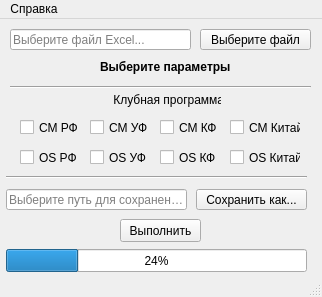
<?xml version="1.0" encoding="UTF-8"?>
<ui version="4.0">
 <class>MainWindow</class>
 <widget class="QMainWindow" name="MainWindow">
  <property name="geometry">
   <rect>
    <x>0</x>
    <y>0</y>
    <width>322</width>
    <height>297</height>
   </rect>
  </property>
  <property name="minimumSize">
   <size>
    <width>322</width>
    <height>170</height>
   </size>
  </property>
  <property name="maximumSize">
   <size>
    <width>322</width>
    <height>297</height>
   </size>
  </property>
  <property name="windowTitle">
   <string>Sportmaster CSV Generator</string>
  </property>
  <widget class="QWidget" name="centralwidget">
   <widget class="QLineEdit" name="inputPath">
    <property name="geometry">
     <rect>
      <x>10</x>
      <y>10</y>
      <width>181</width>
      <height>21</height>
     </rect>
    </property>
    <property name="placeholderText">
     <string>Выберите файл Excel...</string>
    </property>
   </widget>
   <widget class="QPushButton" name="selectIn">
    <property name="geometry">
     <rect>
      <x>200</x>
      <y>10</y>
      <width>111</width>
      <height>21</height>
     </rect>
    </property>
    <property name="cursor">
     <cursorShape>PointingHandCursor</cursorShape>
    </property>
    <property name="text">
     <string>Выберите файл</string>
    </property>
   </widget>
   <widget class="QLineEdit" name="outputPath">
    <property name="geometry">
     <rect>
      <x>6</x>
      <y>170</y>
      <width>181</width>
      <height>21</height>
     </rect>
    </property>
    <property name="placeholderText">
     <string>Выберите путь для сохранения...</string>
    </property>
   </widget>
   <widget class="QPushButton" name="saveAsBtn">
    <property name="geometry">
     <rect>
      <x>196</x>
      <y>170</y>
      <width>111</width>
      <height>21</height>
     </rect>
    </property>
    <property name="cursor">
     <cursorShape>PointingHandCursor</cursorShape>
    </property>
    <property name="text">
     <string>Сохранить как...</string>
    </property>
   </widget>
   <widget class="QProgressBar" name="progressBar">
    <property name="geometry">
     <rect>
      <x>6</x>
      <y>230</y>
      <width>301</width>
      <height>23</height>
     </rect>
    </property>
    <property name="value">
     <number>24</number>
    </property>
   </widget>
   <widget class="QLabel" name="param_label">
    <property name="geometry">
     <rect>
      <x>100</x>
      <y>40</y>
      <width>131</width>
      <height>16</height>
     </rect>
    </property>
    <property name="font">
     <font>
      <weight>75</weight>
      <bold>true</bold>
      <kerning>false</kerning>
     </font>
    </property>
    <property name="text">
     <string>Выберите параметры</string>
    </property>
   </widget>
   <widget class="Line" name="line_2">
    <property name="geometry">
     <rect>
      <x>10</x>
      <y>60</y>
      <width>301</width>
      <height>16</height>
     </rect>
    </property>
    <property name="orientation">
     <enum>Qt::Horizontal</enum>
    </property>
   </widget>
   <widget class="QLabel" name="label_cp">
    <property name="geometry">
     <rect>
      <x>110</x>
      <y>70</y>
      <width>111</width>
      <height>21</height>
     </rect>
    </property>
    <property name="text">
     <string> Клубная программа</string>
    </property>
   </widget>
   <widget class="Line" name="line_3">
    <property name="geometry">
     <rect>
      <x>6</x>
      <y>150</y>
      <width>301</width>
      <height>16</height>
     </rect>
    </property>
    <property name="orientation">
     <enum>Qt::Horizontal</enum>
    </property>
   </widget>
   <widget class="QCheckBox" name="sm_rus">
    <property name="geometry">
     <rect>
      <x>20</x>
      <y>100</y>
      <width>70</width>
      <height>17</height>
     </rect>
    </property>
    <property name="text">
     <string>СМ РФ</string>
    </property>
   </widget>
   <widget class="QCheckBox" name="sm_ua">
    <property name="geometry">
     <rect>
      <x>90</x>
      <y>100</y>
      <width>61</width>
      <height>17</height>
     </rect>
    </property>
    <property name="text">
     <string>СМ УФ</string>
    </property>
   </widget>
   <widget class="QCheckBox" name="sm_kz">
    <property name="geometry">
     <rect>
      <x>160</x>
      <y>100</y>
      <width>61</width>
      <height>17</height>
     </rect>
    </property>
    <property name="text">
     <string>СМ КФ</string>
    </property>
   </widget>
   <widget class="QCheckBox" name="sm_china">
    <property name="geometry">
     <rect>
      <x>230</x>
      <y>100</y>
      <width>71</width>
      <height>17</height>
     </rect>
    </property>
    <property name="text">
     <string>СМ Китай</string>
    </property>
   </widget>
   <widget class="QPushButton" name="pushButton">
    <property name="geometry">
     <rect>
      <x>120</x>
      <y>200</y>
      <width>81</width>
      <height>23</height>
     </rect>
    </property>
    <property name="text">
     <string>Выполнить</string>
    </property>
   </widget>
   <widget class="QCheckBox" name="os_china">
    <property name="geometry">
     <rect>
      <x>230</x>
      <y>130</y>
      <width>71</width>
      <height>17</height>
     </rect>
    </property>
    <property name="text">
     <string>OS Китай</string>
    </property>
   </widget>
   <widget class="QCheckBox" name="os_rus">
    <property name="geometry">
     <rect>
      <x>20</x>
      <y>130</y>
      <width>70</width>
      <height>17</height>
     </rect>
    </property>
    <property name="text">
     <string>OS РФ</string>
    </property>
   </widget>
   <widget class="QCheckBox" name="os_kz">
    <property name="geometry">
     <rect>
      <x>160</x>
      <y>130</y>
      <width>61</width>
      <height>17</height>
     </rect>
    </property>
    <property name="text">
     <string>OS КФ</string>
    </property>
   </widget>
   <widget class="QCheckBox" name="os_ua">
    <property name="geometry">
     <rect>
      <x>90</x>
      <y>130</y>
      <width>61</width>
      <height>17</height>
     </rect>
    </property>
    <property name="text">
     <string>OS УФ</string>
    </property>
   </widget>
  </widget>
  <widget class="QMenuBar" name="menubar">
   <property name="geometry">
    <rect>
     <x>0</x>
     <y>0</y>
     <width>322</width>
     <height>21</height>
    </rect>
   </property>
   <widget class="QMenu" name="helpMenu">
    <property name="title">
     <string>Справка</string>
    </property>
    <addaction name="aboutApp"/>
   </widget>
   <addaction name="helpMenu"/>
  </widget>
  <widget class="QStatusBar" name="statusbar"/>
  <action name="aboutApp">
   <property name="text">
    <string>О программе</string>
   </property>
  </action>
 </widget>
 <resources/>
 <connections/>
</ui>
